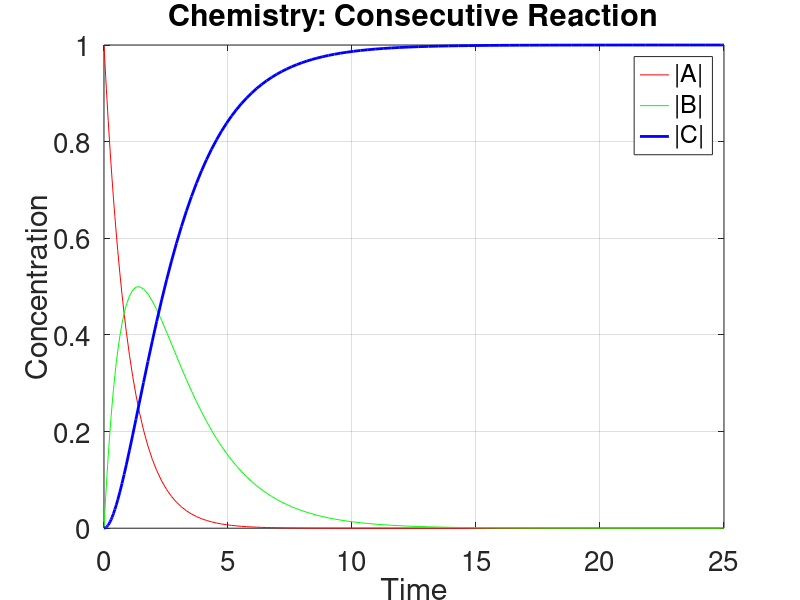

Write the MATLAB code that produced this figure.
% Prog_05c.m: Chemistry: A -> B -> C.
figure;clear;
tspan=[0 25];
sys=@(t,y) [-1.0*y(1);
            1.0*y(1)-0.5*y(2);
            0.5*y(2)];
[t,y]=ode45(sys,tspan,[1;0;0]);
figure;
plot(t,y(:,1),'r',t,y(:,2),'g',t,y(:,3),'b','LineWidth',2);
legend('|A|','|B|','|C|');
title('Chemistry: Consecutive Reaction');
xlabel('Time'); ylabel('Concentration');
grid on;
set(gca,'FontSize',20);
% End Prog_05c.m.
